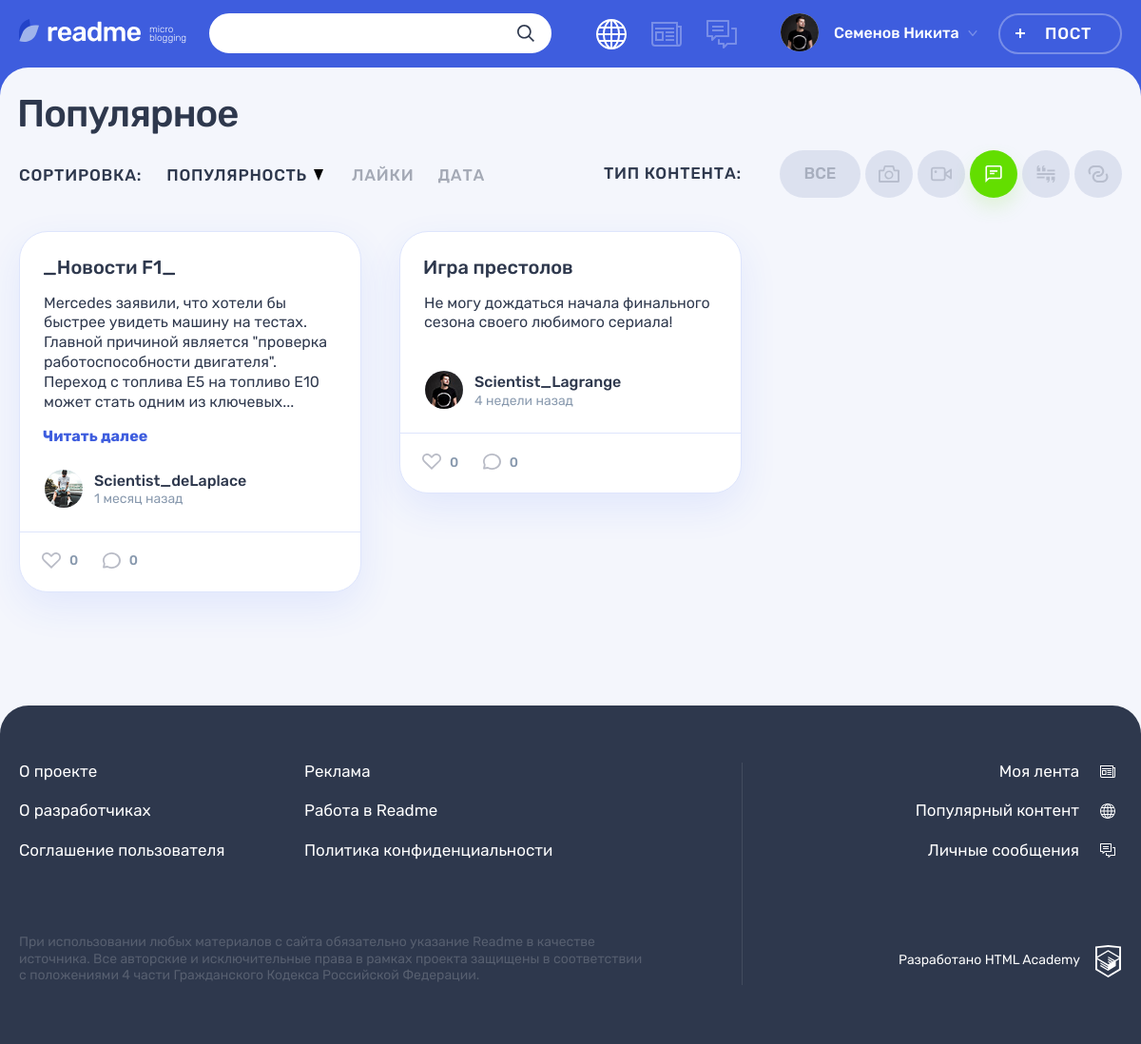
Page /index.php?contype_id=3 on the committed database.
### tables this page shows
CREATE TABLE content_types (
  id INT AUTO_INCREMENT PRIMARY KEY,
  type_title CHAR(8),
  class_icon CHAR(8),
  alias VARCHAR(8)
);

CREATE TABLE posts (
  id INT AUTO_INCREMENT PRIMARY KEY,
  creation_date DATETIME,
  title VARCHAR(64) NOT NULL,
  text TEXT,
  quote_author VARCHAR(64),
  img VARCHAR(255),
  video VARCHAR(255),
  link VARCHAR(255),
  view_count INT,
  user_id INT,
  content_types_id INT
);

CREATE TABLE users (
  id INT AUTO_INCREMENT PRIMARY KEY,
  registration_date DATETIME,
  email VARCHAR(320) NOT NULL,
  login VARCHAR(255) NOT NULL,
  password CHAR(64) NOT NULL,
  avatar VARCHAR(255)
);

### helpers.php (called while the page is built, shortened)
<?php
function get_noun_plural_form(int $number, string $one, string $two, string $many): string
{
    $number = (int)$number;
    $mod10 = $number % 10;
    $mod100 = $number % 100;
    switch (true) {
        case ($mod100 >= 11 && $mod100 <= 20):
            return $many;
        case ($mod10 > 5):
            return $many;
        case ($mod10 === 1):
            return $one;
        case ($mod10 >= 2 && $mod10 <= 4):
            return $two;
    }
}
function include_template($name, array $data = [])
{
    $name = 'templates/' . $name;
    extract($data);
    require $name;
    $result = ob_get_clean();
    return $result;
}

### uploads/utils.php (called while the page is built, shortened)
<?php
function text_cut($text, $quantity = 300) {
    $start_length = iconv_strlen($text);
    $process_length = 0;
    $count = 0;
    if ($start_length <= $quantity) {
        $new_text = $text;
    }
    else {
        $words = explode(" ",  $text);
        while ($process_length <= $quantity) {
            $word_length = iconv_strlen($words[$count]);
            $process_length = $process_length + $word_length + 1;
            $count = $count + 1;
        }
        $count = $count - 2 + 1;
        $new_words = array_slice($words, 0, $count, false);
        $new_text = implode(" ", $new_words);
        $new_text .= "...";
    }
    return $new_text;
}
function post_date($date_str, $back) {
    $date = date_create($date_str);
    $date_format_str = date_format($date, 'Y-m-d H:i');
    $cur_date = date_create('now');
    $diff = date_diff($date, $cur_date);
    $diff_count_i = date_interval_format($diff, "%i");
    $diff_count_h = date_interval_format($diff, "%h");
    $diff_count_d = date_interval_format($diff, "%d");
    $diff_count_m = date_interval_format($diff, "%m");
    $rel_date = 0;
    if ($diff_count_i > 0 && $diff_count_i  < 60) {
        $rel_date = $diff_count_i . get_noun_plural_form($diff_count_i, ' минута ', ' минуты ', ' минут ') . $back;
    }
    if ($diff_count_h >= 1 && $diff_count_h  < 24) {
        $rel_date = $diff_count_h . get_noun_plural_form($diff_count_h, ' час ', ' часа ', ' часов ') . $back;
    }
    if ($diff_count_d >= 1 && $diff_count_d < 7) {
        $rel_date = $diff_count_d . get_noun_plural_form($diff_count_d, ' день ', ' дня ', ' дней ') . $back;
    }
    if ($diff_count_d >= 7 && $diff_count_d < 30) {
        $rel_date = floor($diff_count_d / 7) . get_noun_plural_form(floor($diff_count_d / 7), ' неделю ', ' недели ', ' недель ') . $back;
    }
    if ($diff_count_m == 1 && $diff_count_d < 5) {
        $rel_date = floor((intval($diff_count_d) + 30) / 7) . get_noun_plural_form(floor((intval($diff_count_d) + 30) / 7), ' неделю ', ' недели ', ' недель ') . $back;
    }
    if ($diff_count_m == 1 && $diff_count_d >= 5) {
        $rel_date = $diff_count_m . get_noun_plural_form($diff_count_m, ' месяц ', ' месяца ', ' месяцев ') . $back;
    }
    return [$date_format_str, $rel_date];
}
function get_db($sql_query) {
    $result = mysqli_query(require 'db.php', $sql_query);
    $array = mysqli_fetch_all($result, MYSQLI_ASSOC);
    return($array);
}
function get_posts_from_db($sorting, $sort_type, $limit, $filter_id) {
    if ($filter_id != NULL) {
    $query = sprintf("SELECT posts.id, users.login, users.avatar, content_types.type_title, content_types.alias, creation_date, posts.title, text, quote_author, img, video, link, view_count, user_id, content_types_id
FROM posts
INNER JOIN content_types ON posts.content_types_id = content_types.id
INNER JOIN users ON posts.user_id = users.id
WHERE content_types.id = %d
ORDER BY %s %s LIMIT %d",  $filter_id, $sorting, $sort_type, $limit);
    }
    $array = get_db($query);
    return($array);
}
function get_types_from_db() {
    $query = "SELECT type_title, class_icon, alias FROM content_types";
    $array = get_db($query);
    return($array);
}
function get_post_css_class($alias) {
    switch ($alias !== '') {
        case ($alias === 'text'):
            return 'post-text';
    }
}
function get_button_css_class($type_alias) {
    switch ($type_alias !== '') {
        case ($type_alias === 'photo'):
            $filters__button = 'filters__button--photo';
            break;
        case ($type_alias === 'video'):
            $filters__button = 'filters__button--video';
            break;
        case ($type_alias === 'text'):
            $filters__button = 'filters__button--text';
            break;
        case ($type_alias === 'quote'):
            $filters__button = 'filters__button--quote';
            break;
        case ($type_alias === 'link'):
            $filters__button = 'filters__button--link';
            break;
    }
    return $filters__button;
}
function get_id_for_content_type($type_alias) {
    switch ($type_alias !== '') {
        case ($type_alias === 'photo'):
            $id = 1;
            break;
        case ($type_alias === 'video'):
            $id = 2;
            break;
        case ($type_alias === 'text'):
            $id = 3;
            break;
        case ($type_alias === 'quote'):
            $id = 4;
            break;
        case ($type_alias === 'link'):
            $id = 5;
            break;
    }
    return $id;
}
function is_button_active($url_id, $type_id) {
    $button_active = '';
    if ($url_id == $type_id) {
        $button_active = 'filters__button--active';
    }
    return $button_active;
}
function get_link_for_type_button($type_id) {
    $link = sprintf('index.php?contype_id=%d',$type_id);
    return $link;
}
function get_link_for_post($post_id) {
    $link = sprintf('post.php?id=%d',$post_id);
    return $link;
}

### db.php (called while the page is built, shortened)
<?php
$con = mysqli_connect("127.0.0.1", "root", "", "2025455-readme-12");
mysqli_set_charset($con, "utf8");
return $con;

### templates/main.php (the view, shortened to what this page needs)
<div class="container">
        <h1 class="page__title page__title--popular">Популярное</h1>
    </div>
    <div class="popular container">
        <div class="popular__filters-wrapper">
            <div class="popular__sorting sorting">
                <b class="popular__sorting-caption sorting__caption">Сортировка:</b>
                <ul class="popular__sorting-list sorting__list">
                    <li class="sorting__item sorting__item--popular">
                        <a class="sorting__link sorting__link--active" href="#">
                            <span>Популярность</span>
                            <svg class="sorting__icon" width="10" height="12">
                                <use xlink:href="#icon-sort"></use>
                            </svg>
                        </a>
                    </li>
                    <li class="sorting__item">
                        <a class="sorting__link" href="#">
                            <span>Лайки</span>
                        </a>
                    </li>
                    <li class="sorting__item">
                        <a class="sorting__link" href="#">
                            <span>Дата</span>
                        </a>
                    </li>
                </ul>
            </div>
            <div class="popular__filters filters">
                <b class="popular__filters-caption filters__caption">Тип контента:</b>
                <ul class="popular__filters-list filters__list">
                    <li class="popular__filters-item popular__filters-item--all filters__item filters__item--all">
                        <a class="filters__button filters__button--ellipse filters__button--all <?=($contype_id == '') ? 'filters__button--active' : ''?>" href="index.php">
                            <span>Все</span>
                        </a>
                    </li>
                    <?php foreach ($types as $type): ?>
                    <?php $id = get_id_for_content_type($type['alias'])?>
                    <li class="popular__filters-item filters__item">
                        <a class="filters__button <?=get_button_css_class($type['alias'])?> button <?=is_button_active($contype_id, $id)?>" href=<?=get_link_for_type_button($id)?>>
                            <svg class="filters__icon" width="22" height="18">
                                <use xlink:href="<?=get_button_icon_url($type['alias'])?>"></use>
                            </svg>
                        </a>
                    </li>
                    <?php endforeach; ?>
                </ul>
            </div>
        </div>
        <div class="popular__posts">
            <?php foreach ($posts as $index=>$post): ?>
                <?php $css_class = get_post_css_class($post['alias']); ?>
                <article class="popular__post post <?=$css_class?>">
                    <header class="post__header">
                        <h2><a href="<?=get_link_for_post($post['id'])?>"><?=htmlspecialchars($post['title'])?></a></h2>
                    </header>
                    <div class="post__main">
                        <?php if ($post['type_title'] === 'Цитата'): ?>
                            <blockquote>
                                <p>
                                    <?= htmlspecialchars($post['text']) ?>
                                </p>
                                <cite><?= htmlspecialchars($post['quote_author']) ?></cite>
                            </blockquote>
                        <?php elseif ($post['type_title'] === 'Текст'): ?>
                            <?php $final_text = text_cut($post['text'], 200); ?>
                            <p><?= htmlspecialchars($final_text) ?></p>
                            <?php if ($final_text !== $post['text']):?>
                                <a class="post-text__more-link" href="#">Читать далее</a>
                            <?php endif; ?>
                        <?php elseif ($post['type_title'] === 'Картинка'): ?>
                            <div class="post-photo__image-wrapper">
                                <img src="img/<?= htmlspecialchars($post['img']) ?>" alt="Фото от пользователя" width="360" height="240">
                            </div>
                        <?php endif; ?>
                    </div>
                    <footer class="post__footer">
                        <div class="post__author">
                            <a class="post__author-link" href="#" title="Автор">
                                <div class="post__avatar-wrapper">
                                    <img class="post__author-avatar" src="img/<?= $post['avatar'] ?>" alt="Аватар пользователя">
                                </div>
                                <div class="post__info">
                                    <b class="post__author-name"><?= htmlspecialchars($post['login']) ?></b>
                                    <?php $date = $post['creation_date'];
                                    [$formatted_date, $relative_date] = post_date($date, 'назад'); ?>
                                    <time class="post__time" datetime="<?=$date?>" title="<?=$formatted_date?>"><?=$relative_date?></time>
                                </div>
                            </a>
                        </div>
                        <div class="post__indicators">
                            <div class="post__buttons">
                                <a class="post__indicator post__indicator--likes button" href="#" title="Лайк">
                                    <svg class="post__indicator-icon" width="20" height="17">
                                        <use xlink:href="#icon-heart"></use>
                                    </svg>
                                    <span>0</span>
                                </a>
                                <a class="post__indicator post__indicator--comments button" href="#" title="Комментарии">
                                    <svg class="post__indicator-icon" width="19" height="17">
                                        <use xlink:href="#icon-comment"></use>
                                    </svg>
                                    <span>0</span>
                                </a>
                            </div>
                        </div>
                    </footer>
                </article>
            <?php endforeach; ?>
        </div>
    </div>

### rows in the picture
posts: title "_Новости F1_", text "Mercedes заявили, что хотели бы быстрее увидеть машину на тестах. Главной причиной является \"проверка работоспособности двигателя\". Переход с топлива E5 на топливо E10 может стать одним из ключевых...", shows "Читать далее", user.avatar (picture), user.login "Scientist_deLaplace", relative_date "1 месяц назад"
posts: title "Игра престолов", text "Не могу дождаться начала финального сезона своего любимого сериала!", user.avatar (picture), user.login "Scientist_Lagrange", relative_date "4 недели назад"

### other values in the picture
$user_name "Семенов Никита"
